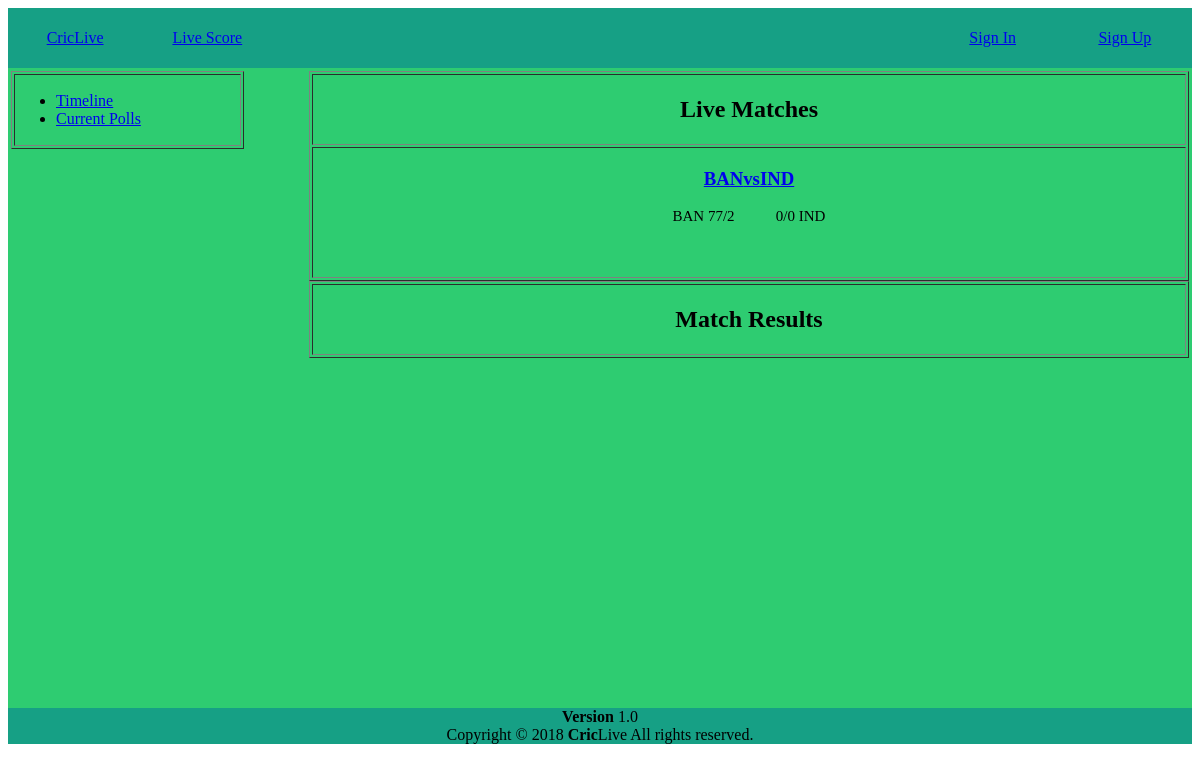
Page /user/aLiveScore.php on the earlier database version.
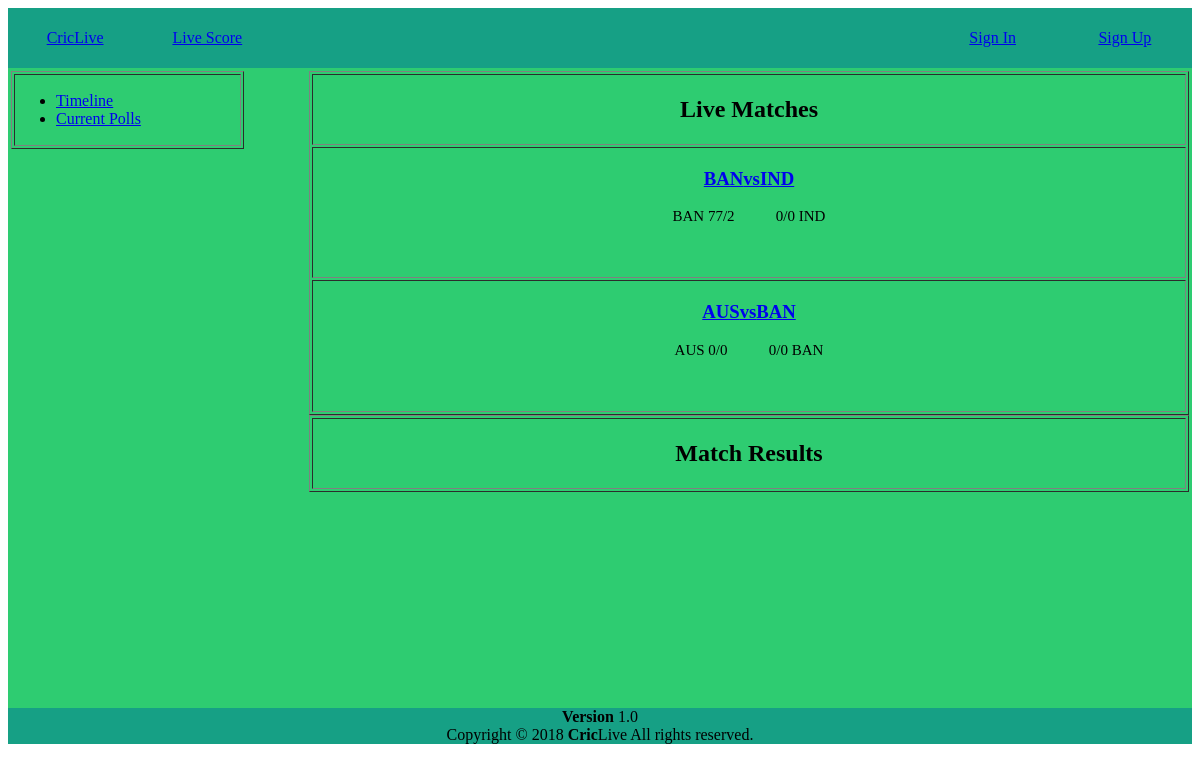
Same page on the later database version.
### tables this page shows
CREATE TABLE `play` (
  `match_id` int(100) NOT NULL,
  `team1` varchar(10) NOT NULL,
  `team2` varchar(10) NOT NULL,
  `status` varchar(10) NOT NULL,
  `innings` int(10) NOT NULL,
  `type` varchar(10) NOT NULL
);

CREATE TABLE `batting` (
  `id` varchar(100) NOT NULL,
  `player1` varchar(10) NOT NULL,
  `player2` varchar(10) NOT NULL,
  `player3` varchar(10) NOT NULL,
  `player4` varchar(10) NOT NULL,
  `player5` varchar(10) NOT NULL,
  `player6` varchar(10) NOT NULL,
  `player7` varchar(10) NOT NULL,
  `player8` varchar(10) NOT NULL,
  `player9` varchar(10) NOT NULL,
  `player10` varchar(10) NOT NULL,
  `player11` varchar(10) NOT NULL,
  `score` int(100) NOT NULL,
  `wicket` int(10) NOT NULL,
  `extra` int(10) NOT NULL,
  `over` varchar(10) NOT NULL,
  `batsman1` varchar(10) NOT NULL,
  `batsman2` varchar(10) NOT NULL
);

### user/aLiveScore.php (the view, shortened to what this page needs)
<!DOCTYPE html>
<html>
<head>
  <link rel="stylesheet" type="text/css" href="../css/style.css">
</head>
<body>
    <table id="headerstyle"width="100%" style="color:green;" height="50px">
        <tr >
            <td width="10%"><a href="../index.php"><center>CricLive</center></a></td>
            <td width="10%" style="color:green;"><a href="#"><center>Live Score</center></a></td>
            <td width="50%"></td>
            <td width="10%"><a href="../login.html"><center>Sign In</center></a></td>
            <td width="10%"><a href="register.html"><center>Sign Up</center></a></td>
        </tr>
    </table >
    <table id="mainframe"width="100%"height="640px">
        <tr>
            <td  width="20%" valign="top">
                <table  width="100%" border="1">
                    <tr>
                        <center>
                            <td>
                                <ul>
                                <li><a href="../index.php">Timeline</a></li>
                                <li><a href="aPoll.php"> Current Polls</a></li>
                              </ul>
                            </td>
                        </center>
                    </tr>
                </table>
            </td>
            <td  width="5%"></td>
            <td width="75%" valign="top">
                <table  width="100%" border="1">
                    <tr>
                        <th><h2>Live Matches</h2></th>
                    </tr>
                    <?php
                        $conn = mysqli_connect('localhost', 'root', '', 'criclive');
                        $sql= "SELECT * FROM `play` where `status`='live'";
                        $result = mysqli_query($conn, $sql);
                        while($row = mysqli_fetch_assoc($result)){
                            $str1 = 'aMatch.php?id='.$row['match_id'];
                            $str2 = $row['team1'];
                            $str3 = $row['team2'];
                            $score1 = null;
                            $score2 = null;
                            $sql1= "SELECT * FROM `batting` where `id`='".$row['match_id']."_1'";
                            $result1 = mysqli_query($conn, $sql1);
                            while($row1 = mysqli_fetch_assoc($result1)){
                                $score1 = $row1['score']."/".$row1['wicket'];
                            }
                            $sql2= "SELECT * FROM `batting` where `id`='".$row['match_id']."_2'";
                            $result2 = mysqli_query($conn, $sql2);
                            while($row2 = mysqli_fetch_assoc($result2)){
                                $score2 = $row2['score']."/".$row2['wicket'];
                            }
                        ?>
                        <tr> <td>
                            <a href='<?=$str1?>'><center><h3><?=$str2."vs".$str3?></h3></center></a>
                            <center><p style="font-size:15px;"><?=$str2?> <?=$score1?> &nbsp &nbsp &nbsp &nbsp &nbsp <?=$score2?> <?=$str3?></p></center>
                                <br><br>
                            </td> </tr>
                        <?php
                        }
                    ?>
                </table>
                <table  width="100%" border="1">
                    <tr>
                        <th><h2>Match Results</h2></th>
                    </tr>
                </table>
            </td>
        </tr>
    </table>
    <?php include 'footer.php';?>
</body>
</html>

Differences in the rows shown:
added play: team1 "AUS", team2 "BAN", batting.score+wicket "0/0"
